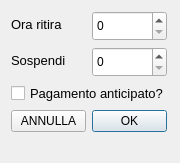
<?xml version="1.0" encoding="UTF-8"?>
<ui version="4.0">
 <class>Dialog</class>
 <widget class="QDialog" name="Dialog">
  <property name="geometry">
   <rect>
    <x>0</x>
    <y>0</y>
    <width>174</width>
    <height>163</height>
   </rect>
  </property>
  <property name="minimumSize">
   <size>
    <width>0</width>
    <height>0</height>
   </size>
  </property>
  <property name="maximumSize">
   <size>
    <width>174</width>
    <height>163</height>
   </size>
  </property>
  <property name="windowTitle">
   <string>Dialog</string>
  </property>
  <layout class="QFormLayout" name="formLayout">
   <item row="0" column="0">
    <widget class="QLabel" name="label_oraRitira">
     <property name="font">
      <font>
       <pointsize>10</pointsize>
      </font>
     </property>
     <property name="text">
      <string>Ora ritira</string>
     </property>
    </widget>
   </item>
   <item row="2" column="0">
    <widget class="QLabel" name="label_sospendi">
     <property name="font">
      <font>
       <pointsize>10</pointsize>
      </font>
     </property>
     <property name="text">
      <string>Sospendi</string>
     </property>
    </widget>
   </item>
   <item row="2" column="1">
    <widget class="QSpinBox" name="spinBox_sospendi">
     <property name="minimumSize">
      <size>
       <width>75</width>
       <height>30</height>
      </size>
     </property>
     <property name="maximumSize">
      <size>
       <width>75</width>
       <height>30</height>
      </size>
     </property>
    </widget>
   </item>
   <item row="4" column="0" colspan="2">
    <widget class="QCheckBox" name="checkBox_pagamento">
     <property name="font">
      <font>
       <pointsize>10</pointsize>
      </font>
     </property>
     <property name="text">
      <string>Pagamento anticipato?</string>
     </property>
    </widget>
   </item>
   <item row="5" column="1">
    <widget class="QPushButton" name="pushButton_ok">
     <property name="minimumSize">
      <size>
       <width>75</width>
       <height>0</height>
      </size>
     </property>
     <property name="maximumSize">
      <size>
       <width>75</width>
       <height>25</height>
      </size>
     </property>
     <property name="text">
      <string>OK</string>
     </property>
    </widget>
   </item>
   <item row="5" column="0">
    <widget class="QPushButton" name="pushButton_annulla">
     <property name="minimumSize">
      <size>
       <width>75</width>
       <height>0</height>
      </size>
     </property>
     <property name="maximumSize">
      <size>
       <width>75</width>
       <height>25</height>
      </size>
     </property>
     <property name="text">
      <string>ANNULLA</string>
     </property>
    </widget>
   </item>
   <item row="0" column="1">
    <widget class="QSpinBox" name="spinBox_oraRitira">
     <property name="minimumSize">
      <size>
       <width>75</width>
       <height>30</height>
      </size>
     </property>
     <property name="maximumSize">
      <size>
       <width>75</width>
       <height>30</height>
      </size>
     </property>
    </widget>
   </item>
  </layout>
 </widget>
 <resources/>
 <connections/>
</ui>
